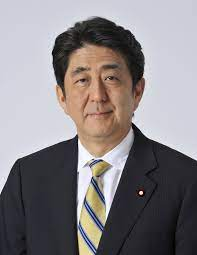
#> input picture download.jpg, 197 x 255 px
$ python sample.py
#> lines starting #> are read from the running program, lines starting #| are printed output that depends on the picture; after the words box and inside, x2 and y2 are one past the last pixel; in counts of white or black regions, pixels touching at a corner belong together
import cv2

face_cascade_path = '/usr/local/opt/opencv/share/'\
                    'OpenCV/haarcascades/haarcascade_frontalface_default.xml'
eye_cascade_path = '/usr/local/opt/opencv/share/'\
                   'OpenCV/haarcascades/haarcascade_eye.xml'

face_cascade = cv2.CascadeClassifier(face_cascade_path)
eye_cascade = cv2.CascadeClassifier(eye_cascade_path)

src = cv2.imread('download.jpg')
#> src is the input picture: shape (255, 197, 3); mean B, G, R 132.4, 129.6, 134.8
src_gray = cv2.cvtColor(src, cv2.COLOR_BGR2GRAY)
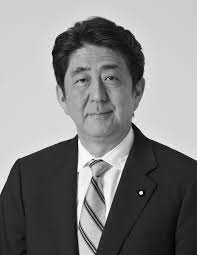
#> src_gray: shape (255, 197); min 0, max 255, mean 131.4

faces = face_cascade.detectMultiScale(src_gray)
#> faces = [[55, 44, 85, 85]]

print(faces)
#| [[55 44 85 85]]

for x, y, w, h in faces:
    cv2.rectangle(src, (x, y), (x + w, y + h), (255, 0, 0), 2)
    face = src[y: y + h, x: x + w]
    face_gray = src_gray[y: y + h, x: x + w]
    eyes = eye_cascade.detectMultiScale(face_gray)
    for (ex, ey, ew, eh) in eyes:
        cv2.rectangle(face, (ex, ey), (ex + ew, ey + eh), (0, 255, 0), 2)
#> this loop made 1 pass
#> (x, y, w, h, eyes) on pass 1: (55, 44, 85, 85, [[16, 26, 22, 22], [43, 23, 23, 23]])
#> pass 1, `face = src[y: y + h, x: x + w]`:
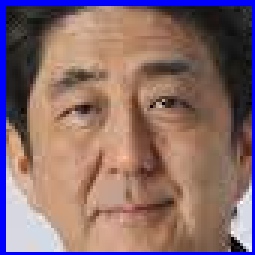
#> face: shape (85, 85, 3) (shown 3 times larger); mean B, G, R 108.7, 107.8, 136.6
#> pass 1, `face_gray = src_gray[y: y + h, x: x + w]`:
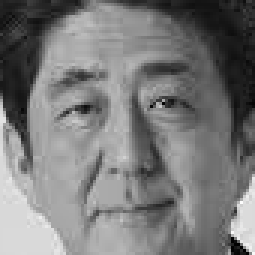
#> face_gray: shape (85, 85) (shown 3 times larger); min 1, max 252, mean 121.7
#> after the loop:
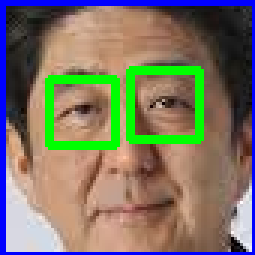
#> face: shape (85, 85, 3) (shown 3 times larger); 7.36% of pixels changed, all inside (x1, y1, x2, y2) = (15, 22, 68, 50)
#> after the loop:
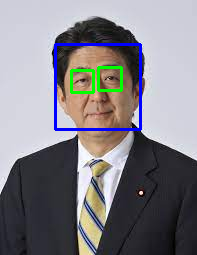
#> src: shape (255, 197, 3); 3.08% of pixels changed, all inside (x1, y1, x2, y2) = (54, 43, 142, 131)

cv2.imwrite('/face_detect_rectangle.jpg', src)
